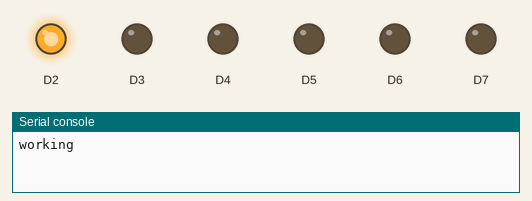
Recording of a program running on a simulated CircuitPython board. Shown: output pins drawn as LEDs (lit = HIGH), the last lines printed to the serial console.

Above: at 0.1 s.
At 8.7 s:
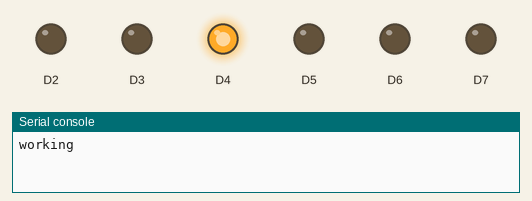
At 17.2 s:
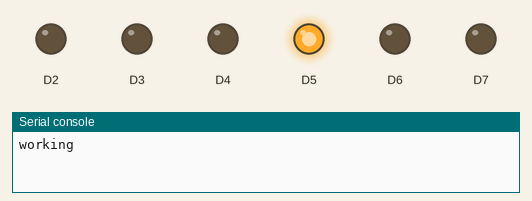
At 21.75 s:
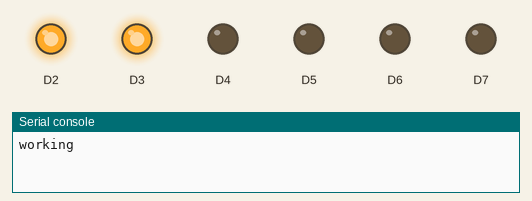
At 26.2 s:
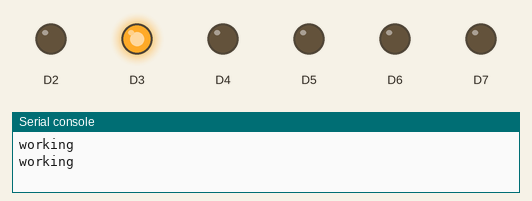
At 37.2 s:
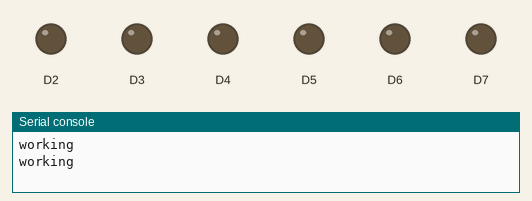
Timing chart, 0 to 40.0 s (numbered marks = the images above):
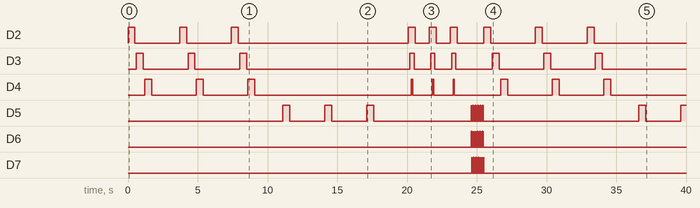

Measured:
- by itself, D2: LOW → HIGH at 0.00 s, → LOW 0.50 s later, → HIGH 3.2 s later, → LOW 0.50 s later, … (18 changes in this stretch)
- by itself, D3: LOW → HIGH at 0.60 s, → LOW 0.50 s later, → HIGH 3.2 s later, → LOW 0.50 s later, … (18 changes in this stretch)
- by itself, D4: LOW → HIGH at 1.2 s, → LOW 0.50 s later, → HIGH 3.2 s later, → LOW 0.50 s later, … (18 changes in this stretch)
- by itself, D5: LOW → HIGH at 11.1 s, → LOW 0.50 s later, → HIGH 2.5 s later, → LOW 0.50 s later, … (39 changes in this stretch)

The program:

fancyLEDMain.py
```python
from fancyLED import FancyLED  #pylint: disable=import-error
import board  #pylint: disable=import-error
import time #pylint: disable=import-error

fancy1 = FancyLED(board.D2,board.D3,board.D4)
fancy2 = FancyLED(board.D5,board.D6,board.D7)

while True:
    print("working")
    for i in range(0, 3):
        fancy1.alternate()
        time.sleep(1)
    for i in range(0,3):
        fancy2.blink()
        time.sleep(1)
    for i in range(0,3):
        fancy1.chase()
    for i in range(0, 15):
        fancy2.sparkle()
        
```

fancyLED.py
```python
import board  #pylint: disable=import-error
import time  #pylint: disable=import-error
import pulseio  #pylint: disable=import-error
from digitalio import DigitalInOut, Direction, Pull  #pylint: disable=import-error


class FancyLED(object):
    def __init__(self, pin1, pin2, pin3):
        self.pin1 = DigitalInOut(pin1)
        self.pin1.direction = Direction.OUTPUT
        self.pin2 = DigitalInOut(pin2)
        self.pin2.direction = Direction.OUTPUT
        self.pin3 = DigitalInOut(pin3)
        self.pin3.direction = Direction.OUTPUT
    def alternate(self):
        self.pin1.value = True
        time.sleep(0.5)
        self.pin1.value = False
        time.sleep(0.1)
        self.pin2.value = True
        time.sleep(0.5)
        self.pin2.value = False
        time.sleep(0.1)
        self.pin3.value = True
        time.sleep(0.5)
        self.pin1.value = False
        self.pin2.value = False
        self.pin3.value = False
        time.sleep(1)
    def chase(self):
        self.pin1.value = True
        time.sleep(0.1)
        self.pin2.value = True
        time.sleep(0.1)
        self.pin3.value = True
        time.sleep(0.1)
        self.pin3.value = False
        time.sleep(0.1)
        self.pin2.value = False
        time.sleep(0.1)
        self.pin1.value = False
        self.pin2.value = False
        self.pin3.value = False
        time.sleep(1)
    def blink(self):
        self.pin1.value = True
        time.sleep(0.5)
        self.pin1.value = False
        time.sleep(0.5)
        self.pin1.value = False
        self.pin2.value = False
        self.pin3.value = False
        time.sleep(1)
    def sparkle(self):
        self.pin1.value = True
        time.sleep(0.01)
        self.pin1.value = False
        time.sleep(0.01)
        self.pin2.value = True
        time.sleep(0.01)
        self.pin2.value = False
        time.sleep(0.01)
        self.pin3.value = True
        time.sleep(0.01)
        self.pin3.value = False
        time.sleep(0.01)
        self.pin3.value = False
        self.pin3.value = False
        self.pin1.value = False
        self.pin2.value = False
        self.pin3.value = False


    
```
